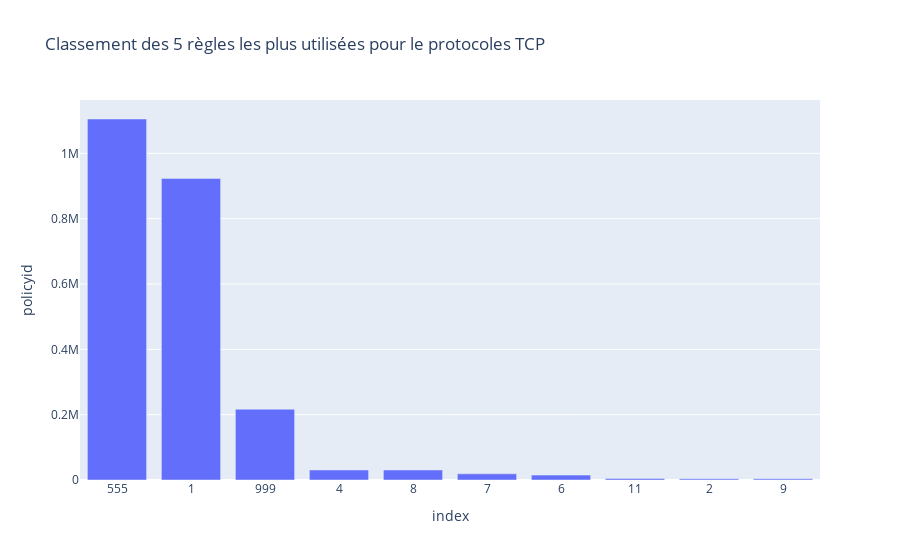

Notebook code cell kept with this figure:
### Code cell
# Graphique 3 : Top 10 des règles avec le protocole UDP

df_ucp = df.loc[df.proto=="UDP"]

regles_udp = df.policyid.value_counts()
regles_udp  = pd.DataFrame(regles.reset_index())

top_10_regles_udp = regles_udp.head(10)

fig_10_regles_udp = px.bar(top_10_regles_udp,x="index", y="policyid", title="Classement des 5 règles les plus utilisées pour le protocoles TCP")
fig_10_regles_udp.show()

### Figure 1 — Plotly figure (JSON) as saved in the notebook; plotly's stock layout.template omitted (floating-point values rounded to 4 significant figures)
{"data": [{"alignmentgroup": "True", "hovertemplate": "index=%{x}<br>policyid=%{y}<extra></extra>", "legendgroup": "", "marker": {"color": "#636efa", "pattern": {"shape": ""}}, "name": "", "offsetgroup": "", "orientation": "v", "showlegend": false, "textposition": "auto", "type": "bar", "x": ["555", "1", "999", "4", "8", "7", "6", "11", "2", "9"], "xaxis": "x", "y": [1105291, 923371, 216749, 30707, 30690, 18846, 14980, 4486, 3562, 3562], "yaxis": "y"}], "layout": {"barmode": "relative", "legend": {"tracegroupgap": 0}, "title": {"text": "Classement des 5 règles les plus utilisées pour le protocoles TCP"}, "xaxis": {"anchor": "y", "domain": [0, 1], "title": {"text": "index"}}, "yaxis": {"anchor": "x", "domain": [0, 1], "title": {"text": "policyid"}}}}
